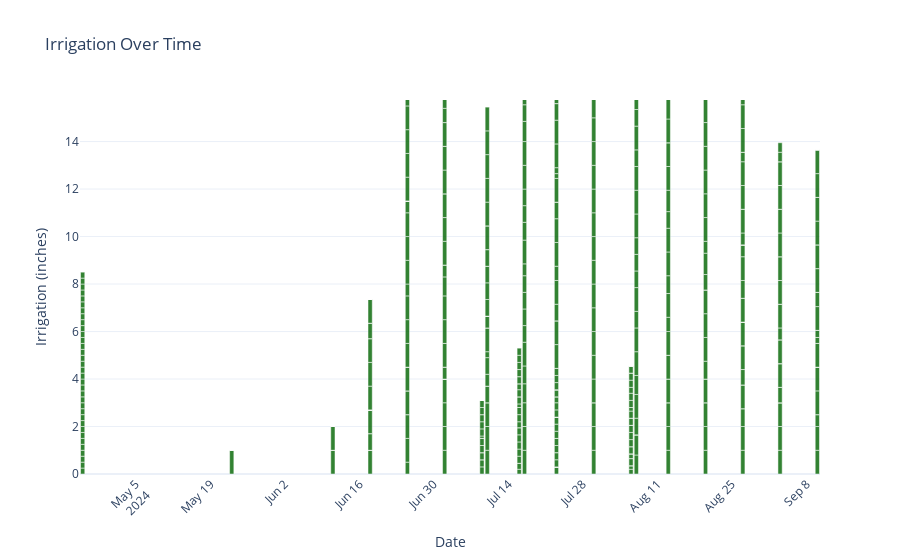

Write notebook code for a chart like this one.
### Code cell
# simple bar plot for irrigation data
fig = px.bar(
    irrigation_data_long, 
    x='Timestamp', 
    y='Irrigation (inches)', 
    title='Irrigation Over Time'
)

fig.update_traces(marker_color='darkgreen', opacity=0.8)  
fig.update_layout(
    xaxis_title='Date',
    yaxis_title='Irrigation (inches)',
    template='plotly_white',
    yaxis=dict(range=[0, irrigation_data_long['Irrigation (inches)'].max() + 0.5]),  
    xaxis=dict(tickangle=-45)  
)
fig.show()

### Figure 1 — Plotly figure (JSON) as saved in the notebook; plotly's stock layout.template omitted (floating-point values rounded to 4 significant figures; data arrays with more than 128 entries replaced by an {"elided": "..."} marker saying what was removed)
{"data": [{"alignmentgroup": "True", "hovertemplate": "Timestamp=%{x}<br>Irrigation (inches)=%{y}<extra></extra>", "legendgroup": "", "marker": {"color": "darkgreen", "pattern": {"shape": ""}}, "name": "", "offsetgroup": "", "opacity": 0.8, "orientation": "v", "showlegend": false, "textposition": "auto", "type": "bar", "x": {"elided": "714 str values"}, "xaxis": "x", "y": {"elided": "714 float values"}, "yaxis": "y"}], "layout": {"autosize": true, "barmode": "relative", "legend": {"tracegroupgap": 0}, "title": {"text": "Irrigation Over Time"}, "xaxis": {"anchor": "y", "autorange": true, "domain": [0, 1], "range": ["2024-04-24 12:00", "2024-09-10 12:00"], "tickangle": -45, "title": {"text": "Date"}, "type": "date"}, "yaxis": {"anchor": "x", "domain": [0, 1], "range": [0, 15.75], "title": {"text": "Irrigation (inches)"}, "type": "linear"}}}
